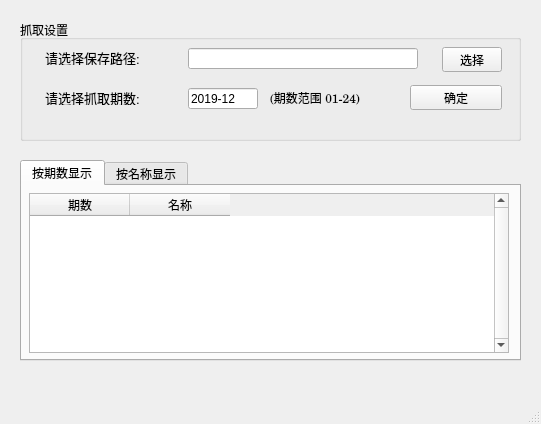
<?xml version="1.0" encoding="UTF-8"?>
<ui version="4.0">
 <class>MainWindow</class>
 <widget class="QMainWindow" name="MainWindow">
  <property name="geometry">
   <rect>
    <x>0</x>
    <y>0</y>
    <width>541</width>
    <height>424</height>
   </rect>
  </property>
  <property name="windowTitle">
   <string>RCQ读者书库--读书使人进步</string>
  </property>
  <property name="documentMode">
   <bool>false</bool>
  </property>
  <widget class="QWidget" name="centralwidget">
   <widget class="QGroupBox" name="groupBox">
    <property name="geometry">
     <rect>
      <x>20</x>
      <y>20</y>
      <width>501</width>
      <height>121</height>
     </rect>
    </property>
    <property name="title">
     <string>抓取设置</string>
    </property>
    <widget class="QLabel" name="label_time">
     <property name="geometry">
      <rect>
       <x>25</x>
       <y>70</y>
       <width>130</width>
       <height>15</height>
      </rect>
     </property>
     <property name="font">
      <font>
       <pointsize>10</pointsize>
      </font>
     </property>
     <property name="text">
      <string>请选择抓取期数:</string>
     </property>
    </widget>
    <widget class="QLabel" name="label_dir">
     <property name="geometry">
      <rect>
       <x>25</x>
       <y>30</y>
       <width>130</width>
       <height>15</height>
      </rect>
     </property>
     <property name="font">
      <font>
       <pointsize>10</pointsize>
      </font>
     </property>
     <property name="text">
      <string>请选择保存路径:</string>
     </property>
    </widget>
    <widget class="QLineEdit" name="lineEdit_dir">
     <property name="geometry">
      <rect>
       <x>168</x>
       <y>28</y>
       <width>230</width>
       <height>21</height>
      </rect>
     </property>
    </widget>
    <widget class="QLineEdit" name="lineEdit_time">
     <property name="geometry">
      <rect>
       <x>168</x>
       <y>68</y>
       <width>70</width>
       <height>21</height>
      </rect>
     </property>
     <property name="text">
      <string>2019-12</string>
     </property>
    </widget>
    <widget class="QPushButton" name="pushButton_sure">
     <property name="geometry">
      <rect>
       <x>390</x>
       <y>65</y>
       <width>92</width>
       <height>25</height>
      </rect>
     </property>
     <property name="autoFillBackground">
      <bool>true</bool>
     </property>
     <property name="text">
      <string>确定</string>
     </property>
    </widget>
    <widget class="QPushButton" name="pushButton_option">
     <property name="geometry">
      <rect>
       <x>422</x>
       <y>27</y>
       <width>60</width>
       <height>25</height>
      </rect>
     </property>
     <property name="text">
      <string>选择</string>
     </property>
    </widget>
    <widget class="QLabel" name="label_tips">
     <property name="geometry">
      <rect>
       <x>250</x>
       <y>70</y>
       <width>130</width>
       <height>15</height>
      </rect>
     </property>
     <property name="font">
      <font>
       <family>Century</family>
       <pointsize>9</pointsize>
      </font>
     </property>
     <property name="text">
      <string>(期数范围 01-24)</string>
     </property>
    </widget>
   </widget>
   <widget class="QTabWidget" name="tabWidget">
    <property name="geometry">
     <rect>
      <x>20</x>
      <y>160</y>
      <width>501</width>
      <height>201</height>
     </rect>
    </property>
    <property name="currentIndex">
     <number>0</number>
    </property>
    <widget class="QWidget" name="tab_left">
     <attribute name="title">
      <string>按期数显示</string>
     </attribute>
     <widget class="QTableWidget" name="tableWidget">
      <property name="geometry">
       <rect>
        <x>7</x>
        <y>7</y>
        <width>480</width>
        <height>160</height>
       </rect>
      </property>
      <property name="frameShape">
       <enum>QFrame::StyledPanel</enum>
      </property>
      <property name="frameShadow">
       <enum>QFrame::Sunken</enum>
      </property>
      <property name="verticalScrollBarPolicy">
       <enum>Qt::ScrollBarAlwaysOn</enum>
      </property>
      <column>
       <property name="text">
        <string>期数</string>
       </property>
       <property name="textAlignment">
        <set>AlignCenter</set>
       </property>
      </column>
      <column>
       <property name="text">
        <string>名称</string>
       </property>
       <property name="textAlignment">
        <set>AlignCenter</set>
       </property>
      </column>
     </widget>
    </widget>
    <widget class="QWidget" name="tab_right">
     <attribute name="title">
      <string>按名称显示</string>
     </attribute>
     <widget class="QListWidget" name="listWidget">
      <property name="geometry">
       <rect>
        <x>7</x>
        <y>7</y>
        <width>480</width>
        <height>160</height>
       </rect>
      </property>
     </widget>
    </widget>
   </widget>
  </widget>
  <widget class="QMenuBar" name="menubar">
   <property name="geometry">
    <rect>
     <x>0</x>
     <y>0</y>
     <width>541</width>
     <height>26</height>
    </rect>
   </property>
  </widget>
  <widget class="QStatusBar" name="statusbar"/>
 </widget>
 <resources/>
 <connections/>
</ui>
